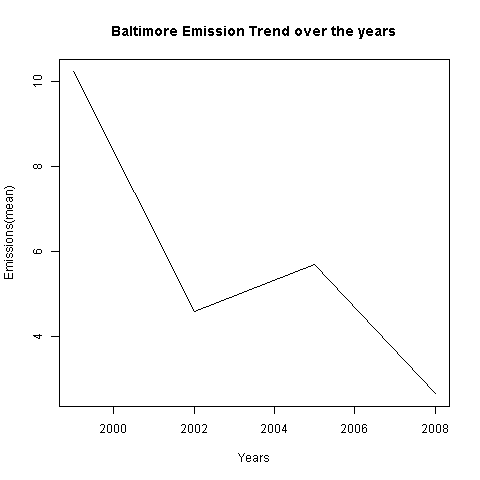

This figure's R source:
baltimore <- subset(pm25,pm25 == "24510")
baltimore_emissions <- tapply(baltimore$Emissions,baltimore$year,mean)
baltimore_emissions <- as.data.frame(baltimore_emissions)
setDT(baltimore_emissions,keep.rownames = "year")
colnames(baltimore_emissions) <- c("year" , "Emissions")
plot(baltimore_emissions$year,baltimore_emissions$Emissions,type = 'l',ylab = "Emissions(mean)",xlab = "Years",main = "Baltimore Emission Trend over the years"
